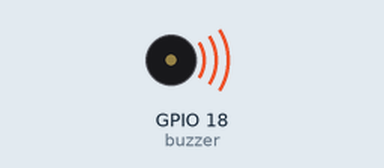
Bench run of a program on a simulated Raspberry Pi (BCM pin numbers). Shown: buzzer (waves = sounding, pin HIGH). What the program prints to the terminal is not drawn.

Above: at 0.2 s.
Timing chart, 0 to 3.0 s (numbered marks = the images above):
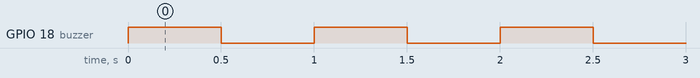

The program:

03_buzzer.py
```python
#!/usr/bin/env python3
"""Switch an active buzzer on and off using BCM GPIO18."""
from gpiozero import Buzzer
from time import sleep

buzzer = Buzzer(18)
try:
    while True:
        buzzer.on()
        print("Buzzer ON")
        sleep(0.5)
        buzzer.off()
        print("Buzzer OFF")
        sleep(0.5)
finally:
    buzzer.off()
    buzzer.close()
```

Measured:
- by itself, GPIO 18 (buzzer): alternates HIGH for 0.50 s and LOW for 0.50 s
